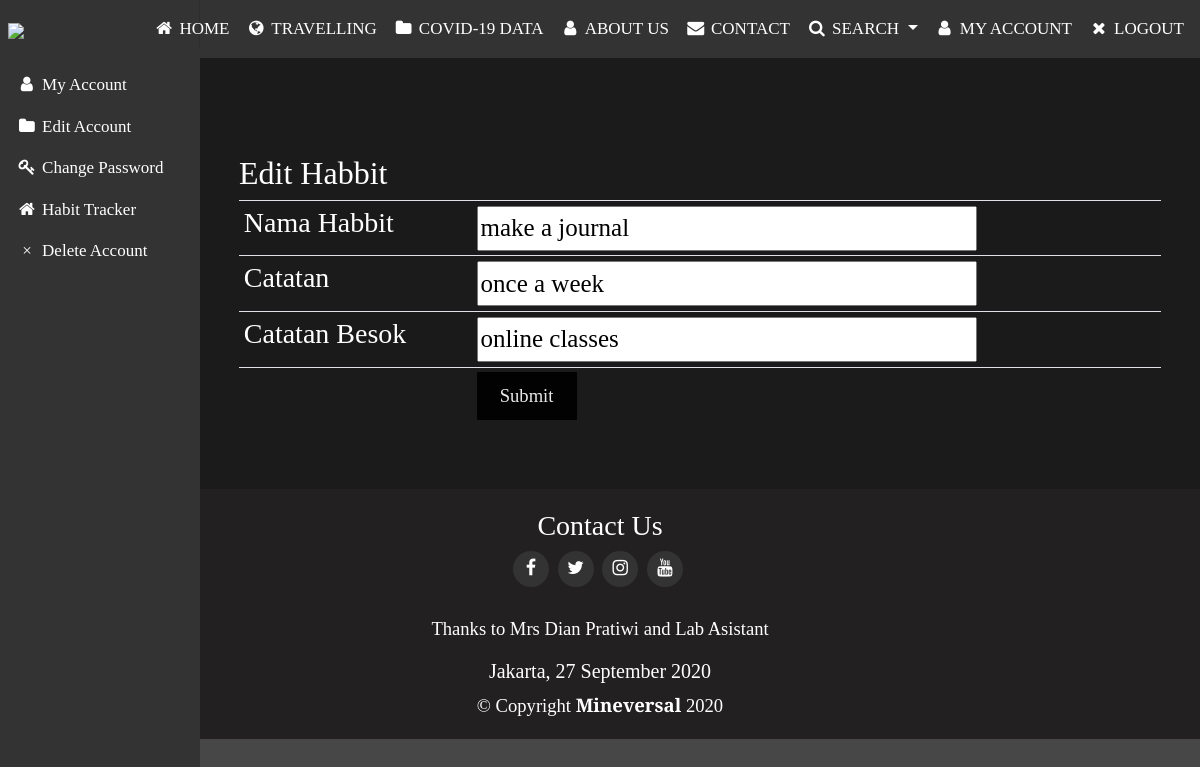
/user/edit-habbit.php?id_habbit=36 (signed in), run on the app's committed database.
### tables this page shows
CREATE TABLE `habit` (
  `id_habbit` int(11) NOT NULL,
  `id_user` int(11) NOT NULL,
  `nama_habbit` varchar(255) NOT NULL,
  `catatan` text NOT NULL,
  `catatan_besok` text NOT NULL
);

### user/edit-habbit.php (the view, shortened to what this page needs)
<?php
include_once("config.php");
if($_GET['id_habbit']) {
    $id = intval($_GET['id_habbit']);
    $result = mysqli_query($kon, "SELECT * FROM habit WHERE id_habbit='$id'");
    if ($result === FALSE) {
        die(mysqli_error());
    } else {
        while($data = mysqli_fetch_array($result)) {
            $nama_habbit = $data['nama_habbit'];
            $catatan = $data['catatan'];
            $catatan_besok = $data['catatan_besok'];
        }
    }
}
?>
<!DOCTYPE html>
    <link rel="stylesheet" href="assets/css/account.css" type="text/css"/>
    <link rel="stylesheet" href="assets/css/index.css" type="text/css"/>
    <link rel="stylesheet" href="framework/css/bootstrap.min.css"/>
    <link href="https://cdnjs.cloudflare.com/ajax/libs/font-awesome/4.7.0/css/font-awesome.min.css"  rel="stylesheet">
    <head>
    </head>
    <body>
        <header id="bar" class="barheader">
            <nav class="nav navbar navbar-dark flex-md-nowrap shadow p-2 navbar-expand-lg" id="nav-custom">
                <a class="navbar-brand" href="#"><img class="my-auto" src="assets/img/logo.png" width="200px"></a>
                <div class="collapse navbar-collapse" id="navbarSupportedContent">
                    <ul class="navbar-nav ml-auto">
                        <li class="nav-item my-auto buttonbar active">
                            <a href="https://tugas.mineversal.com/user/" class="nav-link"><i class="fa fa-fw fa-home"></i> HOME</a>
                        </li>
                        <li class="nav-item my-auto buttonbar active">
                            <a href="https://tugas.mineversal.com/user/#online" class="nav-link"><i class="fa fa-fw fa-globe"></i> TRAVELLING</a>
                        </li>
                        <li class="nav-item my-auto buttonbar active">
                            <a href="https://tugas.mineversal.com/user/#data" class="nav-link"><i class="fa fa-fw fa-folder"></i> COVID-19 DATA</a>
                        </li>
                        <li class="nav-item my-auto buttonbar active">
                            <a href="https://tugas.mineversal.com/user/#aboutus" class="nav-link"><i class="fa fa-fw fa-user"></i> ABOUT US</a>
                        </li>
                        <li class="nav-item my-auto buttonbar active">
                            <a href="https://tugas.mineversal.com/user/#contact" class="nav-link"><i class="fa fa-fw fa-envelope"></i> CONTACT</a>
                        </li>
                        <li class="nav-item dropdown my-auto buttonbar active">
                            <a class="nav-link dropdown-toggle" href="#" id="navbarDropdown" role="button" data-toggle="dropdown" aria-haspopup="true" aria-expanded="false">
                                <i class="fa fa-fw fa-search"></i> SEARCH
                            </a>
                        </li>
                        <li class="nav-item my-auto buttonbar active">
                            <a href="account" class="nav-link"><i class="fa fa-fw fa-user"></i> MY ACCOUNT</a>
                        </li>
                        <li class="nav-item my-auto buttonbar active">
                            <a class="nav-link" onclick="document.getElementById('signUp').style.display='block'" style="width:auto;"><i class="fa fa-fw fa-close"></i> LOGOUT</a>
                        </li>
                    </ul>
                </div>
            </nav>
        </header>
        <div class="container-fluid">
            <div class="row">
                <nav id="sidebarMenu" class="col-md-3 col-lg-2 d-md-block sidebar collapse" id="nav-custom">
                    <div class="sidebar-sticky pt-3">
                        <ul class="nav flex-column">
                            <li class="nav-item my-auto buttonbar active">
                                <a class="nav-link active" href="account"><i class="fa fa-fw fa-user"></i> My Account</a>
                            </li>
                            <li class="nav-item my-auto buttonbar active">
                                <a class="nav-link active" href="update"><i class="fa fa-fw fa-folder"></i> Edit Account</a>
                            </li>
                            <li class="nav-item my-auto buttonbar active">
                                <a class="nav-link active" href="password"><i class="fa fa-fw fa-key"></i> Change Password</a>
                            </li>
                            <li class="nav-item my-auto buttonbar active">
                                <a class="nav-link active" href="habbitTracker"><i class="fa fa-fw fa-home"></i> Habit Tracker</a>
                            </li>
                            <li class="nav-item my-auto buttonbar active">
                                <a class="nav-link active" href="#" onclick="document.getElementById('login').style.display='block'" style="width:auto; cursor:pointer;"><span class="fa fa-fw" title="Close Modal">&times;</span> Delete Account</a>
                            </li>
                        </ul>
                    </div>
                </nav>
                <main role="main" class="col-md-9 ml-sm-auto col-lg-10 px-md-4 kanan">
                    <div class="container-fluid mb-5 pt-5">
                        <h2 class="mt-5">Edit Habbit</h2>
                        <form action="<?php echo htmlspecialchars($_SERVER["PHP_SELF"]);?>" method="POST">
                            <div class="table-responsive">
                                <table class="table table-striped table-sm">
                                    <tbody>
                                        <tr>
                                            <td><h3>Nama Habbit</h3></td>
                                            <td><input class="my-auto TextField" type="text" name="nama" value="<?php echo $nama_habbit;?>" placeholder="Enter Nama Habbit" required/></td>
                                        </tr>
                                        <tr>
                                            <td><h3>Catatan</h3></td>
                                            <td><input class="my-auto TextField" type="text" name="catatan" value="<?php echo $catatan;?>" placeholder="Enter Catatan" required/></td>
                                        </tr>
                                        <tr>
                                            <td><h3>Catatan Besok</h3></td>
                                            <td><input class="my-auto TextField" type="text" name="catatan_besok" value="<?php echo $catatan_besok;?>" placeholder="Enter Catatan Besok" required/></td>
                                        </tr>
                                        <tr>
                                            <td></td>
                                            <td><button class="editbtn" type="submit" name="submit">Submit</button></td>
                                        </tr>
                                    </tbody>
                                </table>
                            </div>
                        </form>
                    </div>
                </main>
            </div>
        </div>
        <footer class="footer">
            <div id="contact">
                <h3 class="">Contact Us</h3>
                <a href="https://facebook.com/mineversal" class="fa fa-facebook"></a>
                <a href="https://twitter.com/mineversals" class="fa fa-twitter"></a>
                <a href="https://instagram.com/mineversal" class="fa fa-instagram"></a>
                <a href="https://youtube.com/mineversal" class="fa fa-youtube"></a>
            </div>
            <br>
            <div>
                <p>Thanks to Mrs Dian Pratiwi and Lab Asistant<p>
                <h5>Jakarta, 27 September 2020</h5>
            </div>
            <div class="copyright">
                &copy; Copyright <strong><span>Mineversal</span></strong> 2020
            </div>
        </footer>
    </body>
</html>

### user/assets/css/account.css (style rules this page uses)
body { margin: 0; }
h2 { color: white; }
.TextField { font-size: 25px; width: 500px; height: 45px; }

### user/assets/css/index.css (style rules this page uses)
* { box-sizing: border-box; }
body, html { background-color: rgb(71, 71, 71); height: 100%; margin: 0; }
img { vertical-align: middle; }
#bar { background-color: #333; overflow: hidden; }
.navbar-nav .nav-item a { font-size: 17px; }
button { background-color: #000; color: white; padding: 10px 15px; margin: 8px 0; border: none; cursor: pointer; width: 100%; opacity: 0.9; }
.buttonbar { font-size: 17px; float: left; display: block; color: white; text-decoration: none; transition: 0.5s; }
.dropdown { float: left; overflow: hidden; }
.footer { padding: 20px; text-align: center; background-color: rgb(34, 32, 32); color: white; }
#contact a { font-size: 18px; display: inline-block; background: #333; color: white; line-height: 1; padding: 8px 0; margin-right: 4px; border-radius: 50%; text-align: center; width: 36px; height: 36px; transition: 0.3s; text-decoration: none; }

### user/edit-habbit.php (style rules this page uses)
body { font-family: 'Alegreya'; font-size: 18.6px; background-color: rgb(27, 27, 27); height: auto; }
.editbtn { width: 100px; }
td, a { color: white; }
.sidebar { position: fixed; top: 0; bottom: 0; left: 0; z-index: 1; padding: 48px 0 0; box-shadow: inset -1px 0 0 rgba(0, 0, 0, .1); }
.sidebar-sticky { position: relative; top: 0; height: calc(100vh - 48px); padding-top: .5rem; overflow-x: hidden; overflow-y: auto; background-color: #333; }
.sidebar .nav-link { font-weight: 500; color: #333; }
.sidebar .nav-link.active { color: white; }
#nav-custom { z-index: 2; }

### data on the page
habit: nama "make a journal", catatan "once a week", catatan_besok "online classes"
